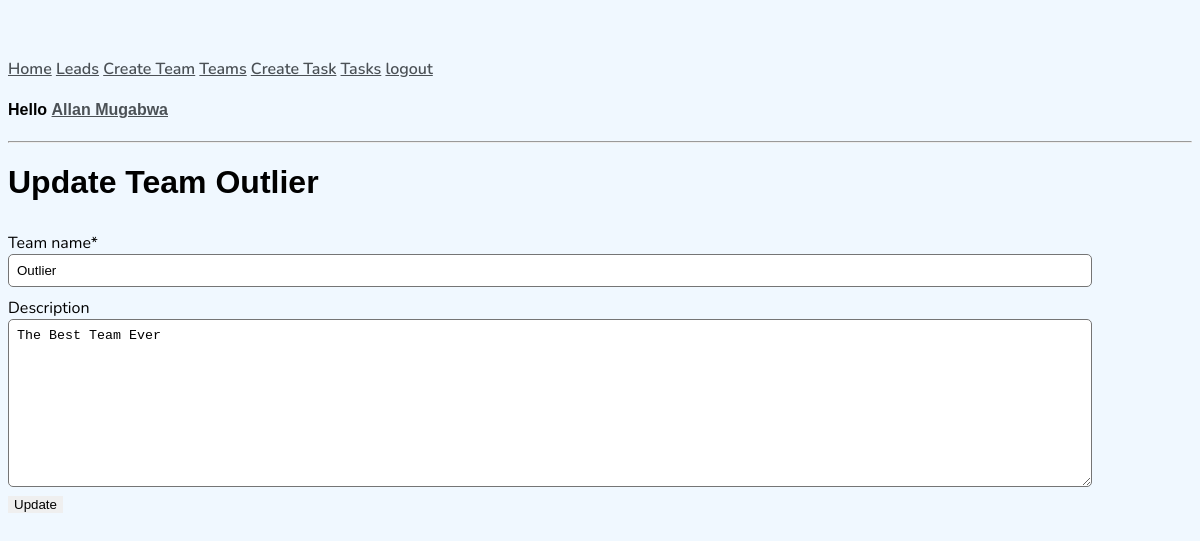
Page /update-team/1 (signed in) on the committed database.
### users/models.py (models this page shows, shortened)
class NewUser(AbstractBaseUser, PermissionsMixin):
    full_name = models.CharField(max_length=150)
    email = models.EmailField(blank=True)
    username = models.CharField(max_length=150,unique=True)
    password = models.CharField(max_length=250)
    postal_code = models.CharField(max_length=50, blank=True)
    description = models.TextField(blank=True)
    start_date = models.DateTimeField(default=timezone.now)
    is_staff = models.BooleanField(default=False)
    is_active = models.BooleanField(default=True)
    is_lead = models.BooleanField(default=False)
    team = models.ForeignKey(Team, on_delete=models.CASCADE, null=True,blank=True)
    objects = CustomAccountManager()
    USERNAME_FIELD = 'username'
    REQUIRED_FIELDS = ['full_name','email']

### team/models.py (models this page shows)
class Team(models.Model):
    team_name = models.CharField(max_length=150)
    description = models.TextField(blank=True)
    start_date = models.DateTimeField(default=timezone.now)
    def __str__(self):
        return self.team_name

### team/views.py (the view)
# urls.py: path('update-team/<int:pk>',UpdateTeam.as_view(), name='update-team'),
class UpdateTeam(LoginRequiredMixin, UserPassesTestMixin, UpdateView):
    model = Team
    context_object_name = 'team'
    template_name = 'team/team_form.html'
    fields = ['team_name','description']
    success_url = reverse_lazy(LIST_TEAM)
    def test_func(self):
        return self.request.user.is_authenticated and self.request.user.is_staff

### team/templates/team/team_form.html (shortened to what this page needs)
{% extends 'users/base.html' %}
{% block content %}
{% load crispy_forms_tags %}
<h1>Update Team {{team}}</h1>
<form method="POST">
    {{form|crispy}}
    <input type="submit" value="Update">
</form>
{% endblock content %}

### users/templates/users/base.html (shortened to what this page needs)
{% load static %}
<!DOCTYPE html>
<html lang="en">
    <head>
        <link rel="stylesheet" type="text/css" href="{% static 'users/main.css' %}">
    </head>
    <body>
        <div class="container">
            {% if request.user.is_authenticated %}
                <a href="{% url 'all-users'%}">Home</a>
                {% if request.user.is_staff %}
                <a href="{% url 'leads' %}">Leads</a>
                {% endif %}
                {% if request.user.is_staff %}
                <a href="{% url 'create-team' %}">Create Team</a>
                {% endif %}
                <a href="{% url 'list-teams' %}">Teams</a>
                {% if request.user.is_staff or request.user.is_lead%}
                <a href="{% url 'task-create' %}">Create Task</a>
                {% endif %}
                <a href="{% url 'task-list' %}">Tasks</a>
                <a href="{% url 'logout' %}">logout</a>
                <h4>Hello <a href="{% url 'user-detail' request.user.id %}">{{request.user.full_name}}</a></h4>
                <hr>
            {% endif %}
            {% block content %}
            {% endblock content %}
        </div>
    </body>
</html>

### users/static/users/main.css (style rules this page uses)
body { background-color: aliceblue; padding-top: 50px; font-family: 'Nunito', sans-serif; }
h1, h2, h3, h4, h5, h6 { font-family: 'Raleway', sans-serif; }
a, p { color: #4b5156; }
a { font-weight: 600; }
input { outline: none; border: none; }
input[type=text],input[type=password], input[type=email], textarea { border: 1px solid #757575; border-radius: 5px; padding: 8px; width: 90%; }
label { padding-top: 10px !important; display: block; }

### rows in the picture
NewUser: user.full_name "Allan Mugabwa"
Team: team_name "Outlier", description "The Best Team Ever"
